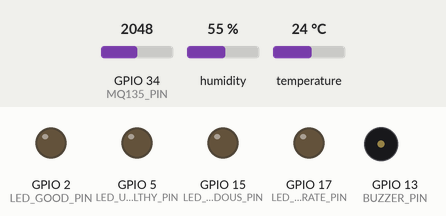
Recording of a program running on a simulated ESP32. Shown: output pins drawn as LEDs (lit = HIGH), buzzer (waves = sounding, pin HIGH). The inputs (shaded band) are chosen by the test bench; at power-on: GPIO 34 (MQ135_PIN) = 2048, humidity 55 %, temperature 24 °C. WiFi joins after 1.5 s; servers stay silent unless stated; a WiFi scan finds three made-up networks; uploads are accepted with an empty reply; not simulated (calls return 0 or success): secrets.h; names the files do not define were given values by the test bench: SERVER_PORT = 80; what the program prints to the serial monitor is not drawn.

Above: at 4.8 s.
4.9 s: GPIO 34 (MQ135_PIN) set to 1160
At 11.4 s:
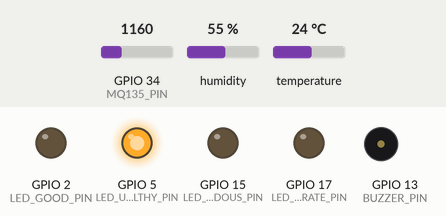
17.2 s: GPIO 34 (MQ135_PIN) set to 1228
At 20.3 s:
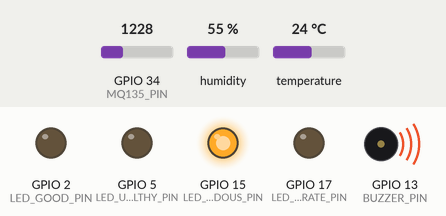
29.5 s: GPIO 34 (MQ135_PIN) set to 560
At 31.4 s:
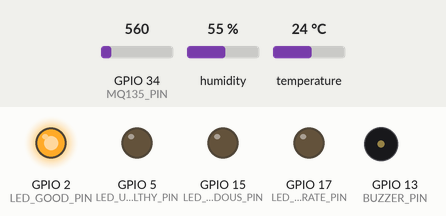
41.8 s: GPIO 34 (MQ135_PIN) set to 623
At 51.4 s:
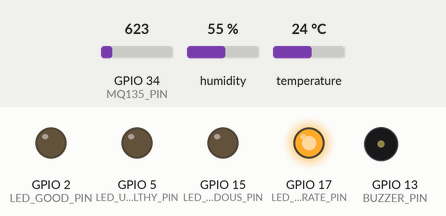
54.1 s: GPIO 34 (MQ135_PIN) set to 491
At 61.5 s:
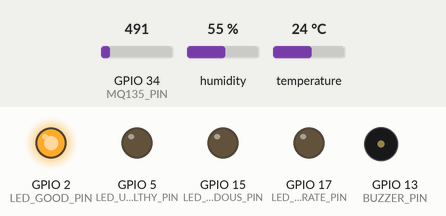
66.4 s: GPIO 34 (MQ135_PIN) set to 640
At 71.4 s:
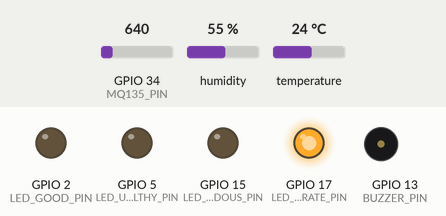
Timing chart, 0 to 72.9 s (numbered marks = the images above; inputs shaded):
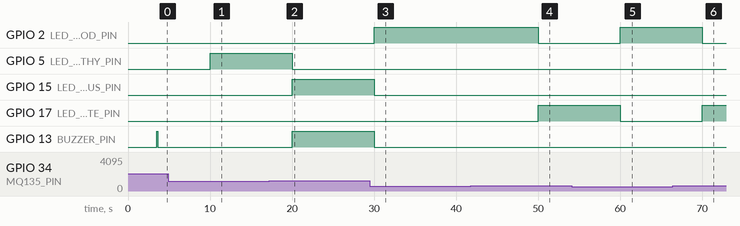

Measured:
- the behaviour switches between 599 and 600 on GPIO 34 (MQ135_PIN) (found by bisection; images 3 and 4)
- after the input at 4.9 s, GPIO 5 (LED_UNHEALTHY_PIN): LOW → HIGH after 5.1 s; GPIO 15 (LED_HAZARDOUS_PIN), GPIO 13 (BUZZER_PIN): stays LOW (without the input it goes to HIGH after 5.1 s)
- after the input at 17.2 s, GPIO 5 (LED_UNHEALTHY_PIN): HIGH → LOW after 2.8 s; GPIO 15 (LED_HAZARDOUS_PIN), GPIO 13 (BUZZER_PIN): LOW → HIGH after 2.8 s
- after the input at 29.5 s, GPIO 2 (LED_GOOD_PIN): LOW → HIGH after 0.53 s; GPIO 15 (LED_HAZARDOUS_PIN), GPIO 13 (BUZZER_PIN): HIGH → LOW after 0.53 s
- after the input at 41.8 s, GPIO 2 (LED_GOOD_PIN): HIGH → LOW after 8.2 s; GPIO 17 (LED_MODERATE_PIN): LOW → HIGH after 8.2 s
- after the input at 54.1 s, GPIO 2 (LED_GOOD_PIN): LOW → HIGH after 5.9 s; GPIO 17 (LED_MODERATE_PIN): HIGH → LOW after 5.9 s
- after the input at 66.4 s, GPIO 2 (LED_GOOD_PIN): HIGH → LOW after 3.6 s; GPIO 17 (LED_MODERATE_PIN): LOW → HIGH after 3.6 s

The program:

main.cpp
```cpp
#include <Arduino.h>
#include "DHT.h"
#include <WiFi.h>
#include <HTTPClient.h>
#include <ArduinoJson.h>

// Kimlik bilgileri secrets.h'tan gelir — bu dosya .gitignore'dadır.
// Kopya: hardware/src/secrets.h.example -> hardware/src/secrets.h
#include "secrets.h"

// --- DONANIM AYARLARI ---
#define DHTPIN      4
#define DHTTYPE     DHT11
#define MQ135_PIN   34
#define BUZZER_PIN  13

// Durum LED'leri (Aktif HIGH)
#define LED_GOOD_PIN       2    // Yesil  - GOOD
#define LED_MODERATE_PIN   17   // Mavi   - MODERATE
#define LED_UNHEALTHY_PIN  5    // Sari   - UNHEALTHY
#define LED_HAZARDOUS_PIN  15   // Kirmizi- HAZARDOUS

// --- KALIBRASYON ---
constexpr float SICAKLIK_SAPMASI = 5.0f;
constexpr int   GAZ_ESIK         = 1200;  // HAZARDOUS esigi (buzzer + kirmizi LED)

// --- HAVA KALITESI ESIK DEGERLERI (MQ-135 ham ADC) ---
// NOT: Bu esikler backend/main.py icindeki calculate_status() ile BIREBIR ayni olmalidir.
//   mq < 600   -> GOOD       (Yesil LED)
//   mq < 900   -> MODERATE   (Mavi LED)
//   mq < 1200  -> UNHEALTHY  (Sari LED)
//   mq >= 1200 -> HAZARDOUS  (Kirmizi LED + buzzer)
constexpr int ESIK_GOOD_MAX      = 600;
constexpr int ESIK_MODERATE_MAX  = 900;
constexpr int ESIK_UNHEALTHY_MAX = 1200;

// --- ZAMANLAMA (non-blocking) ---
constexpr unsigned long OLCUM_ARALIK_MS  = 10000UL;  // 10 sn — delay() kullanilmiyor
constexpr unsigned long WIFI_RETRY_MS    = 30000UL;  // 30 sn sonra yeniden bag. denemesi
constexpr unsigned long HTTP_TIMEOUT_MS  = 8000UL;

// --- GLOBAL DURUM ---
DHT dht(DHTPIN, DHTTYPE);
String serverUrl;

unsigned long sonOlcumZamani  = 0;
unsigned long sonWifiDenemesi = 0;
bool buzzerAktif              = false;

// -------------------------------------------------------
// YARDIMCI: Wi-Fi baglantisini kur (blocking yalnizca setup'ta)
// -------------------------------------------------------
void wifiBaglan() {
  // Cevredeki agları tara ve goster — SSID yazimini dogrulamak icin
  Serial.println("[WiFi] Ag taramasi yapiliyor...");
  int n = WiFi.scanNetworks();
  if (n == 0) {
    Serial.println("[WiFi] Hicbir ag bulunamadi.");
  } else {
    Serial.printf("[WiFi] %d ag bulundu:\n", n);
    for (int i = 0; i < n; i++) {
      Serial.printf("  [%d] SSID: \"%s\" RSSI: %d dBm\n", i + 1, WiFi.SSID(i).c_str(), WiFi.RSSI(i));
    }
  }
  WiFi.scanDelete();

  Serial.printf("[WiFi] Baglaniyor: \"%s\"\n", WIFI_SSID);
  WiFi.begin(WIFI_SSID, WIFI_PASS);

  int deneme = 0;
  while (WiFi.status() != WL_CONNECTED && deneme < 20) {
    delay(500);
    Serial.print(".");
    deneme++;
  }
  Serial.println();

  if (WiFi.status() == WL_CONNECTED) {
    Serial.printf("WiFi Baglandi! IP: %s\n", WiFi.localIP().toString().c_str());
    digitalWrite(BUZZER_PIN, HIGH); delay(100); digitalWrite(BUZZER_PIN, LOW);
  } else {
    Serial.println("WiFi Baglantisi Basarisiz — USB serial fallback aktif.");
  }
}

// -------------------------------------------------------
// YARDIMCI: Hava kalitesi durum LED'lerini guncelle
// MQ-135 ham ADC degerine gore SADECE tek LED yanar; digerleri soner.
// Esikler backend/main.py -> calculate_status() ile paraleldir.
// -------------------------------------------------------
void updateStatusLEDs(int sensorValue) {
  // Once hepsini kapat (race kosulu olmasin)
  digitalWrite(LED_GOOD_PIN,      LOW);
  digitalWrite(LED_MODERATE_PIN,  LOW);
  digitalWrite(LED_UNHEALTHY_PIN, LOW);
  digitalWrite(LED_HAZARDOUS_PIN, LOW);

  // Tek bir durum LED'ini yak
  if (sensorValue < ESIK_GOOD_MAX) {
    digitalWrite(LED_GOOD_PIN, HIGH);          // GOOD       (mq < 600)
  } else if (sensorValue < ESIK_MODERATE_MAX) {
    digitalWrite(LED_MODERATE_PIN, HIGH);      // MODERATE   (600 <= mq < 900)
  } else if (sensorValue < ESIK_UNHEALTHY_MAX) {
    digitalWrite(LED_UNHEALTHY_PIN, HIGH);     // UNHEALTHY  (900 <= mq < 1200)
  } else {
    digitalWrite(LED_HAZARDOUS_PIN, HIGH);     // HAZARDOUS  (mq >= 1200)
  }
}

// -------------------------------------------------------
// YARDIMCI: Sensor olusumu gonder
// -------------------------------------------------------
void httpGonder(const String& jsonVerisi) {
  HTTPClient http;
  http.setTimeout(HTTP_TIMEOUT_MS);
  http.begin(serverUrl);
  http.addHeader("Content-Type", "application/json");
  http.addHeader("x-api-key", DEVICE_API_KEY);

  Serial.printf("[HTTP] POST -> %s\n", serverUrl.c_str());
  Serial.printf("[HTTP] Payload: %s\n", jsonVerisi.c_str());

  int kod = http.POST(jsonVerisi);
  if (kod > 0) {
    Serial.printf("[HTTP] Yanit: %d OK\n", kod);
  } else {
    Serial.printf("[HTTP] HATA: %d | WiFi durumu: %d\n", kod, (int)WiFi.status());
  }
  http.end();
}

// -------------------------------------------------------
// SETUP
// -------------------------------------------------------
void setup() {
  Serial.begin(115200);

  dht.begin();
  pinMode(BUZZER_PIN, OUTPUT);
  digitalWrite(BUZZER_PIN, LOW);

  // Durum LED'leri: OUTPUT + baslangicta hepsi KAPALI
  pinMode(LED_GOOD_PIN,      OUTPUT);
  pinMode(LED_MODERATE_PIN,  OUTPUT);
  pinMode(LED_UNHEALTHY_PIN, OUTPUT);
  pinMode(LED_HAZARDOUS_PIN, OUTPUT);
  digitalWrite(LED_GOOD_PIN,      LOW);
  digitalWrite(LED_MODERATE_PIN,  LOW);
  digitalWrite(LED_UNHEALTHY_PIN, LOW);
  digitalWrite(LED_HAZARDOUS_PIN, LOW);

  // Server URL'yi runtime'da bir kez olustur
  serverUrl = String("http://") + SERVER_HOST + ":" + SERVER_PORT + "/api/v1/data";

  wifiBaglan();
  sonWifiDenemesi = millis();
}

// -------------------------------------------------------
// LOOP — tamamen non-blocking; delay() YOK
// -------------------------------------------------------
void loop() {
  unsigned long simdi = millis();

  // Wi-Fi kopuk ve yeniden deneme suresi gectiyse
  if (WiFi.status() != WL_CONNECTED && (simdi - sonWifiDenemesi >= WIFI_RETRY_MS)) {
    Serial.printf("[WiFi] Kopuk (status=%d) — begin() ile yeniden baglaniliyor...\n", (int)WiFi.status());
    WiFi.disconnect(true);
    delay(100);
    WiFi.begin(WIFI_SSID, WIFI_PASS);
    // 5 sn bekle
    int bekleme = 0;
    while (WiFi.status() != WL_CONNECTED && bekleme < 10) {
      delay(500);
      Serial.print(".");
      bekleme++;
    }
    Serial.println();
    if (WiFi.status() == WL_CONNECTED) {
      Serial.printf("[WiFi] Baglandi! IP: %s\n", WiFi.localIP().toString().c_str());
    } else {
      Serial.printf("[WiFi] Baglanti basarisiz (status=%d), 30 sn sonra tekrar.\n", (int)WiFi.status());
    }
    sonWifiDenemesi = simdi;
  }

  // Olcum zamani geldiyse sensoru oku ve gonder
  if (simdi - sonOlcumZamani >= OLCUM_ARALIK_MS) {
    sonOlcumZamani = simdi;

    float nem          = dht.readHumidity();
    float ham_sicaklik = dht.readTemperature();
    int   ham_gaz      = analogRead(MQ135_PIN);

    if (isnan(nem) || isnan(ham_sicaklik)) {
      Serial.println("DHT11 okunamadi — varsayilan deger kullaniliyor.");
      nem = 0.0f;
      ham_sicaklik = 0.0f;
    }

    // --- DURUM LED'LERI (her okumada guncellenir) ---
    updateStatusLEDs(ham_gaz);

    // --- ALARM MANTIĞI ---
    bool tehlike = (ham_gaz > GAZ_ESIK);
    if (tehlike && !buzzerAktif) {
      Serial.println("!!! TEHLIKE: YUKSEK HAVA KIRLILIGI !!!");
      buzzerAktif = true;
    } else if (!tehlike && buzzerAktif) {
      buzzerAktif = false;
    }
    // Buzzer'i dogrudan millis() ile surmek yerine basit HIGH/LOW;
    // gercek non-blocking bip icin Ticker kutuphanesi onerilir (Sprint-2).
    digitalWrite(BUZZER_PIN, tehlike ? HIGH : LOW);

    float gercek_sicaklik = ham_sicaklik - SICAKLIK_SAPMASI;

    // --- JSON PAKETLEME ---
    StaticJsonDocument<200> doc;
    doc["serial_number"] = DEVICE_ID;
    doc["temperature"]   = gercek_sicaklik;
    doc["humidity"]      = nem;
    doc["mq135_value"]   = ham_gaz;

    String jsonVerisi;
    serializeJson(doc, jsonVerisi);

    // USB serial — WiFi olmasa bile Python bridge okur
    Serial.println("DATA:" + jsonVerisi);

    // HTTP gonder (sadece WiFi varsa)
    if (WiFi.status() == WL_CONNECTED) {
      httpGonder(jsonVerisi);
    }
  }
}
```
